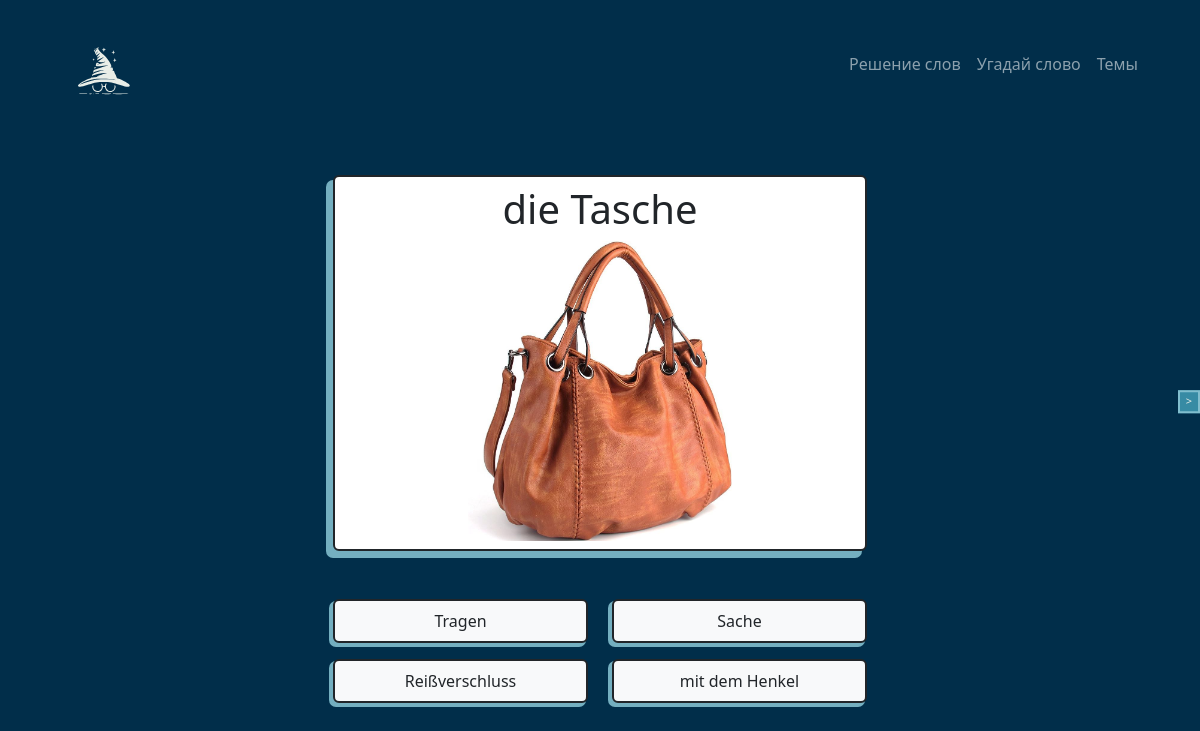
/words/random/, run on the app's committed database.
### words/models.py (models this page shows)
class Word(models.Model):
    origin_word = models.CharField(max_length=100, default=None)
    rus_translation = models.CharField(max_length=255, default=None)
    image = models.FileField(upload_to=audio_file_name, default=None, blank=True, null=True)
    support_word = models.JSONField(default=dict, blank=True, null=True)
    explanations = models.TextField(default='', blank=True, null=True)
    how_to_memorize = models.TextField(default='', blank=True, null=True)

### words/views.py (the view)
# urls.py: path('random/', random_word, name='random_word'),
def random_word(request):
    random_word = random.choice(Word.objects.all())
    return render(request, 'words/random_word.html', {'random_word': random_word})

### words/templates/words/random_word.html (shortened to what this page needs)
{% extends 'index.html' %}
{% load static %}
{% block content %}
<link rel="stylesheet" type="text/css" href="{% static 'css/lernAboutWord.css' %}">
<div class="container">
  <div class="row">
    <div class="col-md-6 offset-md-3">
        <div class="card mt-5 border border-dark rounded border-2 shadow-box-lr">
            <div class="text-center mt-2 mb-2" onclick="toggleWordTranslation(this)">
                <h1 class="card-title">
                    <span class="word">{{ random_word.origin_word }}</span>
                </h1>
                {% if random_word.image %}
                    <img src="{{ random_word.image.url }}" alt="{{ random_word.origin_word }} Image" class="img-fluid mx-auto d-block" style="max-width: 300px; max-height: 300px;">
                {% endif %}
            </div>
        </div>
    </div>
  </div>
    <div class="row mt-5">
        <div class="col-md-6 offset-md-3">
            <div class="row">
                {% if random_word.support_word %}
                    {% for word, translation in random_word.support_word.items %}
                        <div class="col-md-6 mb-3">
                            <div class="border border-dark rounded text-center py-2 border-2 bg-light shadow-box-sm"
                                 onclick="toggleWordTranslation(this)">
                                <span class="word">{{ word }}</span>
                            </div>
                        </div>
                    {% endfor %}
                {% endif %}
            </div>
        </div>
    </div>
</div>
<div class="position-fixed top-50 end-0 translate-middle-y">
  <button class="my_button" onclick="reloadPage()">></button>
</div>
{% endblock %}

### static/css/lernAboutWord.css (style rules this page uses)
body { background-color: #012E4A; }
.shadow-box-lr { box-shadow: -6px 6px 0px 1px rgba(129, 190, 206, 0.9); }
.shadow-box-sm { box-shadow: -3px 3px 0px 1px rgba(129, 190, 206, 0.9); }
.my_button { color: #E8EDE7; font-size: 11px; background-color: #378BA4; border: 2px solid #81BECE; }

### data on the page
Word: origin_word "die Tasche", image (picture)

### other printed values
{{ word }} "Tragen" "Sache" "Reißverschluss" "mit dem Henkel"
